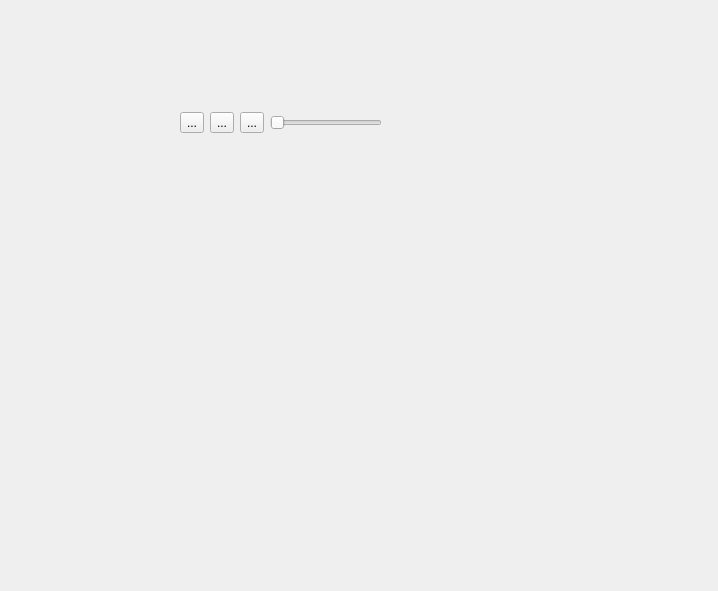
<?xml version="1.0" encoding="UTF-8"?>
<ui version="4.0">
 <class>Form</class>
 <widget class="QWidget" name="Form">
  <property name="geometry">
   <rect>
    <x>0</x>
    <y>0</y>
    <width>718</width>
    <height>591</height>
   </rect>
  </property>
  <property name="windowTitle">
   <string>Form</string>
  </property>
  <widget class="QWidget" name="verticalLayoutWidget">
   <property name="geometry">
    <rect>
     <x>180</x>
     <y>60</y>
     <width>202</width>
     <height>126</height>
    </rect>
   </property>
   <layout class="QVBoxLayout" name="verticalLayout">
    <item>
     <layout class="QHBoxLayout" name="horizontalLayout">
      <item>
       <widget class="QToolButton" name="toolButton">
        <property name="text">
         <string>...</string>
        </property>
        <property name="icon">
         <iconset resource="theme.qrc">
          <normaloff>:/tango/tango-icon-theme/scalable/actions/media-playback-start.svg</normaloff>:/tango/tango-icon-theme/scalable/actions/media-playback-start.svg</iconset>
        </property>
       </widget>
      </item>
      <item>
       <widget class="QToolButton" name="toolButton_2">
        <property name="text">
         <string>...</string>
        </property>
        <property name="icon">
         <iconset resource="theme.qrc">
          <normaloff>:/tango/tango-icon-theme/scalable/actions/media-playback-pause.svg</normaloff>:/tango/tango-icon-theme/scalable/actions/media-playback-pause.svg</iconset>
        </property>
       </widget>
      </item>
      <item>
       <widget class="QToolButton" name="toolButton_3">
        <property name="text">
         <string>...</string>
        </property>
        <property name="icon">
         <iconset resource="theme.qrc">
          <normaloff>:/tango/tango-icon-theme/scalable/actions/media-playback-stop.svg</normaloff>:/tango/tango-icon-theme/scalable/actions/media-playback-stop.svg</iconset>
        </property>
       </widget>
      </item>
      <item>
       <widget class="QSlider" name="horizontalSlider">
        <property name="orientation">
         <enum>Qt::Horizontal</enum>
        </property>
       </widget>
      </item>
     </layout>
    </item>
   </layout>
  </widget>
 </widget>
 <resources>
  <include location="theme.qrc"/>
 </resources>
 <connections/>
</ui>
